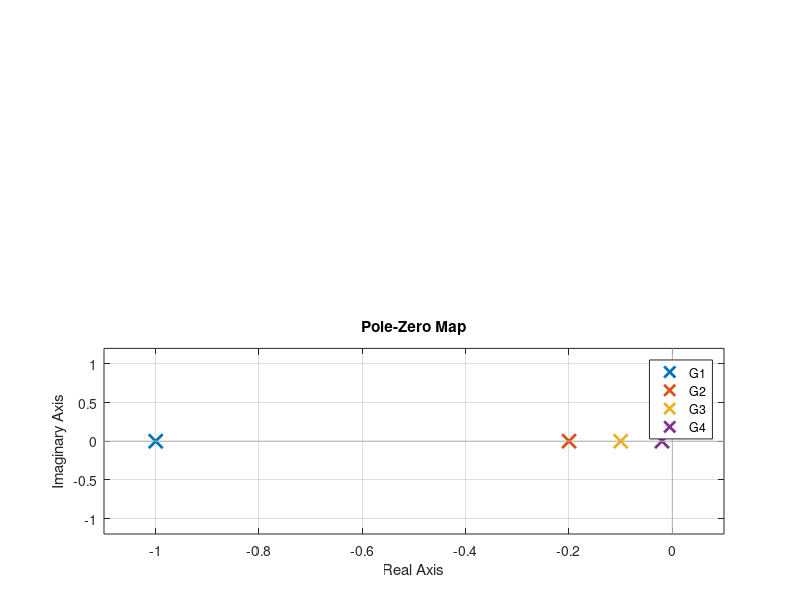

Write MATLAB code to recreate this figure. (Note: this script raises an error after producing the figure.)
% Master1 CORO 
% Classical Control
% exercise 1 of lab1

clear all, close all, clc

disp('section 1.1')
disp('')

k=1;
T1=1;T2=5;T3=10;T4=50;
G1=tf(k,[T1 1]);
G2=tf(k,[T2 1]);
G3=tf(k,[T3 1]);
G4=tf(k,[T4 1]);

f1=figure(1);
set(f1,'position',[1   462   504   343])
subplot(211)
step(G1,G2,G3,G4);
legend('G1','G2','G3','G4')
subplot(212)
pzmap(G1,G2,G3,G4)
legend('G1','G2','G3','G4')

S1 = stepinfo(G1,'SettlingTimeThreshold',0.05);
S2 = stepinfo(G2,'SettlingTimeThreshold',0.05);
S3 = stepinfo(G3,'SettlingTimeThreshold',0.05);
S4 = stepinfo(G4,'SettlingTimeThreshold',0.05);
disp(['5% settling time of G1 (T1=1) :',num2str(S1.SettlingTime)])
disp(['5% settling time of G2 (T2=5) :',num2str(S2.SettlingTime)])
disp(['5% settling time of G3 (T3=10) :',num2str(S3.SettlingTime)])
disp(['5% settling time of G4 (T4=50) :',num2str(S4.SettlingTime)])

%%

disp('---------------------------------------------')
disp('section 1.2')
disp('')

k1=1;k2=2;k3=5;k4=10;
T=10;

G1=tf(k1,[T 1]);G2=tf(k2,[T 1]);G3=tf(k3,[T 1]);G4=tf(k4,[T 1]);
py
f2=figure(2);hold on
% 作成した図の位置とサイズを設定
set(f2,'position',[507   462   504   343])

% step 関数を使用して、各制御システム G1、G2、G3、G4 のステップ応答を計算し、これらのステップ応答を同じ図にプロット
step(G1,G2,G3,G4);

% 'k'はプロットの色を表している
% 制御ゲイン k1 から k4 までのそれぞれに対して、ゼロから制御ゲインまでの直線を描画
plot([0 T],[0 k1],'k')
plot([0 T],[0 k2],'k')
plot([0 T],[0 k3],'k')
plot([0 T],[0 k4],'k')
plot([T T],[0 k4],':k')
legend('G1','G2','G3','G4')


S1 = stepinfo(G1,'SettlingTimeThreshold',0.05);
S2 = stepinfo(G2,'SettlingTimeThreshold',0.05);
S3 = stepinfo(G3,'SettlingTimeThreshold',0.05);
S4 = stepinfo(G4,'SettlingTimeThreshold',0.05);

disp(['5% settling time of G1 (k=1) :',num2str(S1.SettlingTime)])
disp(['5% settling time of G2 (k=2) :',num2str(S2.SettlingTime)])
disp(['5% settling time of G3 (k=5) :',num2str(S3.SettlingTime)])
disp(['5% settling time of G4 (k=10) :',num2str(S4.SettlingTime)])

%%

disp('---------------------------------------------')
disp('section 1.3')
disp('')

k=1;
T1=1;T2=5;T3=10;T4=50;
G1=tf(k,[T1 1]);
G2=tf(k,[T2 1]);
G3=tf(k,[T3 1]);
G4=tf(k,[T4 1]);

f3=figure(3);
set(f3,'position',[1    52   504   343])
subplot(121)
%bode(G1,G2,G3,G4);
bodemag(G1,G2,G3,G4);
legend('G1','G2','G3','G4')
subplot(122)
step(G1,G2,G3,G4)
legend('G1','G2','G3','G4')

wc1=bandwidth(G1);
wc2=bandwidth(G2);
wc3=bandwidth(G3);
wc4=bandwidth(G4);

S1 = stepinfo(G1,'SettlingTimeThreshold',0.05);
S2 = stepinfo(G2,'SettlingTimeThreshold',0.05);
S3 = stepinfo(G3,'SettlingTimeThreshold',0.05);
S4 = stepinfo(G4,'SettlingTimeThreshold',0.05);

disp(['Bandwith of G1 (T1=1) :',num2str(wc1)])
disp(['Bandwith of G2 (T2=5) :',num2str(wc2)])
disp(['Bandwith of G3 (T3=10) :',num2str(wc3)])
disp(['Bandwith of G4 (T4=50) :',num2str(wc4)])
disp(' ')
disp(['5% settling time of G1 (T1=1) :',num2str(S1.SettlingTime)])
disp(['5% settling time of G2 (T2=5) :',num2str(S2.SettlingTime)])
disp(['5% settling time of G3 (T3=10) :',num2str(S3.SettlingTime)])
disp(['5% settling time of G4 (T4=50) :',num2str(S4.SettlingTime)])
disp(' ')
